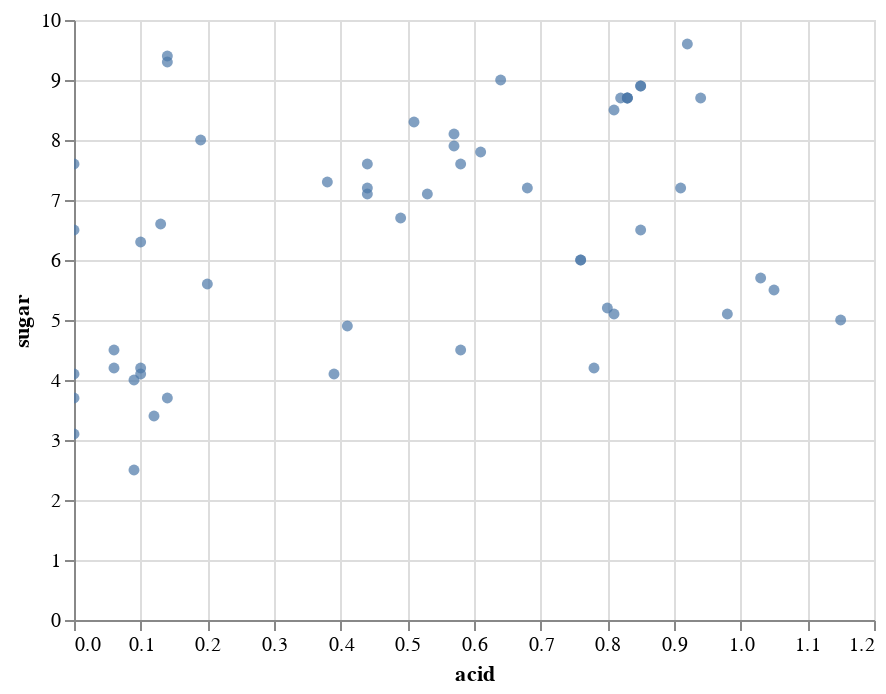

The notebook cell this image was saved under:
### Code cell
alt.Chart(cocktails).mark_circle().encode(x='acid', y='sugar').interactive()

### Figure 1 — Vega-Lite specification as saved in the notebook (floating-point values rounded to 4 significant figures)
{"config": {"view": {"continuousWidth": 400, "continuousHeight": 300}}, "data": {"name": "data-eef8cdb9f814de562d6e0a7156484812"}, "mark": "circle", "encoding": {"x": {"type": "quantitative", "field": "acid"}, "y": {"type": "quantitative", "field": "sugar"}}, "selection": {"selector001": {"type": "interval", "bind": "scales", "encodings": ["x", "y"]}}, "$schema": "https://vega.github.io/schema/vega-lite/v4.8.1.json", "datasets": {"data-eef8cdb9f814de562d6e0a7156484812": [{"name": "Pisco Sour", "abv": 12.1, "acid": 0.68, "sugar": 7.2, "type": "eggwhite", "index": 5, "instructions": "Dry shake, shake with ice, coupe. Add 3 drops of Anostura or Amargo Chuncho.", "ingredients": "2 oz pisco (40% abv)<br/>1 oz egg white<br/>3/4 oz lime juice<br/>3/4 oz simple syrup", "ncotw": "not yet"}, {"name": "Pink Lady", "abv": 12.4, "acid": 0.64, "sugar": 9.0, "type": "eggwhite", "index": 6, "instructions": "Dry shake, shake with ice, coupe.", "ingredients": "1 1/2 oz Plymouth gin<br/>1 oz egg white<br/>3/4 oz lemon juice<br/>1/2 oz Grenadine<br/>1/2 oz simple syrup<br/>1/2 oz Lairds Applejack Bottled in Bond", "ncotw": "not yet"}, {"name": "Clover Club", "abv": 13.6, "acid": 0.49, "sugar": 6.7, "type": "eggwhite", "index": 7, "instructions": "Dry shake, shake with ice, coupe. Garnish with a raspberry", "ingredients": "2 oz Plymouth gin<br/>1 oz egg white<br/>1/2 oz Dolin dry vermouth<br/>1/2 oz raspberry syrup<br/>1/2 oz lemon juice<br/>1 oz egg white", "ncotw": "<a href=\"https://www.reddit.com/r/cocktails/comments/1go8m1/not_cocktail_of_the_week_24_clover_club/\">#24</a>"}, {"name": "Whiskey Sour", "abv": 15.2, "acid": 0.53, "sugar": 7.1, "type": "eggwhite", "index": 8, "instructions": "Dry shake, shake with ice, coupe.", "ingredients": "2 oz rye (50% abv)<br/>3/4 oz simple syrup<br/>0.625 oz lemon juice<br/>2 drops saline solution<br/>1 oz egg white", "ncotw": "not yet"}, {"name": "Daiquiri with More Lime", "abv": 14.7, "acid": 0.94, "sugar": 8.7, "type": "shaken", "index": 9, "instructions": "Shake, coupe.", "ingredients": "2 oz white rum (40% abv)<br/>0.875 oz lime juice<br/>3/4 oz simple syrup", "ncotw": "<a href=\"https://www.reddit.com/r/cocktails/comments/1i0sbt/not_cocktail_of_the_week_27_daiquiri/\">#27</a>"}, {"name": "Honeysuckle", "abv": 15.0, "acid": 0.85, "sugar": 8.9, "type": "shaken", "index": 10, "instructions": "Shake, coupe. Garnish with lime wheel.", "ingredients": "2 oz white rum (40% abv)<br/>3/4 oz lime juice<br/>3/4 oz honey syrup", "ncotw": "<a href=\"https://www.reddit.com/r/cocktails/comments/1kd90i/not_cocktail_of_the_week_32_bees_knees/\">#32</a>"}, {"name": "Classic Daiquiri", "abv": 15.0, "acid": 0.85, "sugar": 8.9, "type": "shaken", "index": 11, "instructions": "Shake, coupe.", "ingredients": "2 oz white rum (40% abv)<br/>3/4 oz lime juice<br/>3/4 oz simple syrup", "ncotw": "<a href=\"https://www.reddit.com/r/cocktails/comments/1i0sbt/not_cocktail_of_the_week_27_daiquiri/\">#27</a>"}, {"name": "Blood and Sand", "abv": 15.6, "acid": 0.19, "sugar": 8.0, "type": "shaken", "index": 12, "instructions": "Shake, coupe. (Optionally flamed) orange twist.", "ingredients": "1 oz Scotch (43% abv)<br/>3/4 oz Cherry Herring<br/>3/4 oz sweet vermouth<br> 1/2 oz orange jucie", "ncotw": "<a href=\"https://www.reddit.com/r/cocktails/comments/1yds2e/not_cocktail_of_the_week_59_blood_and_sand/\">#59</a>"}, {"name": "Alexander", "abv": 16.4, "acid": 0.0, "sugar": 3.1, "type": "shaken", "index": 13, "instructions": "Shake, coupe. Grated nutmeg.", "ingredients": "2 oz Cognac (41% abv)<br/>1 oz heavy cream<br/>1/4 oz Demerara syrup", "ncotw": "not yet"}, {"name": "Hemingway Daiquiri", "abv": 16.5, "acid": 0.98, "sugar": 5.1, "type": "shaken", "index": 14, "instructions": "Shake, coupe. Garnish with lime wheel.", "ingredients": "2 oz white rum (40% abv)<br/>3/4 oz lime juice<br/>1/2 oz grapefruit juice<br/>1/2 oz Luxardo Maraschino<br/>2 drops saline solution", "ncotw": "<a href=\"https://www.reddit.com/r/cocktails/comments/1i0sbt/not_cocktail_of_the_week_27_daiquiri/\">#27</a>"}, {"name": "Brown Derby", "abv": 16.6, "acid": 0.44, "sugar": 7.6, "type": "shaken", "index": 15, "instructions": "Shake, coupe. Express and discard grapefruit twist.", "ingredients": "2 oz bourbon (45% abv)<br/>1 oz grapefruit juice<br/>1/2 oz honey syrup", "ncotw": "<a href=\"https://www.reddit.com/r/cocktails/comments/2a9ow3/not_cocktail_of_the_week_79_brown_derby/\">#79</a>"}, {"name": "Cosmopolitan (Modern/Bastardized)", "abv": 16.6, "acid": 1.05, "sugar": 5.5, "type": "shaken", "index": 16, "instructions": "Shake, coupe. Express and discard (optionally flamed) orange twist.", "ingredients": "1 1/2 oz Absolut Citron vodka<br/>3/4 oz Cointreau<br/>3/4 oz cranberry juice<br/>1/2 oz lime juice", "ncotw": "not yet"}, {"name": "Gold Rush", "abv": 17.2, "acid": 0.83, "sugar": 8.7, "type": "shaken", "index": 17, "instructions": "Shake, server over large rock.", "ingredients": "2 oz bourbon (47% abv)<br/>3/4 oz lemon juice<br/>3/4 oz honey syrup", "ncotw": "not yet"}, {"name": "Southside", "abv": 17.2, "acid": 0.83, "sugar": 8.7, "type": "shaken", "index": 18, "instructions": "Shake with handful mint, coupe. Garnish with mint.", "ingredients": "2 oz gin (47% abv)<br/>3/4 oz lemon juice<br/>3/4 oz simple syrup", "ncotw": "<a href=\"https://www.reddit.com/r/cocktails/comments/1jfrqi/not_cocktail_of_the_week_30_southside_and/\">#30</a>"}, {"name": "Bee's Knees", "abv": 17.2, "acid": 0.83, "sugar": 8.7, "type": "shaken", "index": 19, "instructions": "Shake, coupe. Garnish with lemon wheel.", "ingredients": "2 oz gin (47% abv)<br/>3/4 oz lemon juice<br/>3/4 oz honey syrup", "ncotw": "<a href=\"https://www.reddit.com/r/cocktails/comments/1kd90i/not_cocktail_of_the_week_32_bees_knees/\">#32</a>"}, {"name": "20th Century Cocktail", "abv": 17.3, "acid": 0.85, "sugar": 6.5, "type": "shaken", "index": 20, "instructions": "Shake, coupe.", "ingredients": "1 1/2 oz gin (47% abv)<br/>3/4 oz lemon juice<br/>3/4 oz white crme de cacao<br/>3/4 oz Lillet Blanc", "ncotw": "<a href=\"https://www.reddit.com/r/cocktails/comments/2377jm/not_cocktail_of_the_week_67_the_20th_century/\">#67</a>"}, {"name": "Fresh Lime Gimlet", "abv": 17.3, "acid": 0.82, "sugar": 8.7, "type": "shaken", "index": 21, "instructions": "Shake, coupe. Garnish with lime wheel.", "ingredients": "2 oz gin (47.4% abv)<br/>3/4 oz lime juice<br/>3/4 oz simple syrup", "ncotw": "<a href=\"https://www.reddit.com/r/cocktails/comments/28i1dn/not_cocktail_of_the_week_76_gimlet/\">#76</a>"}, {"name": "Corpse Reviver #2", "abv": 17.4, "acid": 1.03, "sugar": 5.7, "type": "shaken", "index": 22, "instructions": "Shake, coupe. Express and discard orange twist.", "ingredients": "3/4 oz lemon juice<br/>3/4 oz gin (47% abv)<br/>3/4 oz Cointreau<br/>3/4 oz Lillet Blanc", "ncotw": "<a href=\"https://www.reddit.com/r/cocktails/comments/1779xr/ncotw_3_corpse_reviver_2/\">#3</a>"}, {"name": "Jack Rose", "abv": 18.2, "acid": 0.81, "sugar": 8.5, "type": "shaken", "index": 23, "instructions": "Shake, coupe.", "ingredients": "2 oz apple brandy (50% abv)<br/>3/4 oz Grenadine<br/>3/4 oz lemon juice<br>1 dash Angostura bitters", "ncotw": "<a href=\"https://www.reddit.com/r/cocktails/comments/1bnysd/not_cocktail_of_the_week_13_jack_rose/\">#13</a>"}, {"name": "Margarita", "abv": 18.5, "acid": 0.76, "sugar": 6.0, "type": "shaken", "index": 24, "instructions": "Shake, coupe (optionally salted rim).", "ingredients": "2 oz blanco tequila (40% abv)<br/>3/4 oz lime juice<br/>3/4 oz Cointreau<br/>1/4 oz simple syrup<br/>5 drops saline solution", "ncotw": "not yet"}, {"name": "Aviation", "abv": 18.7, "acid": 0.81, "sugar": 5.1, "type": "shaken", "index": 25, "instructions": "Shake, coupe.", "ingredients": "2 oz Plymouth gin<br/>3/4 oz lemon juice<br/>1/2 oz Luxardo Maraschino<br/>1/4 oz crem de violette", "ncotw": "not yet"}, {"name": "Sidecar", "abv": 18.9, "acid": 0.76, "sugar": 6.0, "type": "shaken", "index": 26, "instructions": "Shake, coupe. Express and discard orange twist.", "ingredients": "2 oz Cognac (41% abv)<br/>3/4 oz Cointreau<br/>3/4 oz lemon juice<br/>1/4 oz simple syrup", "ncotw": "<a href=\"https://www.reddit.com/r/cocktails/comments/19cmfw/not_cocktail_of_the_week_8_sidecar/\">#8</a>"}, {"name": "Champs-Elysses", "abv": 19.7, "acid": 0.8, "sugar": 5.2, "type": "shaken", "index": 27, "instructions": "Shake, coupe. Express and discard lemon twist.", "ingredients": "2 oz Cognac (41% abv)<br/>3/4 oz lemon juice<br/>1/2 oz Green Chartreuse<br/>1/4 oz simple syrup<br/>1 dash Angostura bitters", "ncotw": "<a href=\"https://www.reddit.com/r/cocktails/comments/209moq/not_cocktail_of_the_week_62_champs_%C3%A9lys%C3%A9es/\">#62</a>"}, {"name": "Last Word", "abv": 20.0, "acid": 0.92, "sugar": 9.6, "type": "shaken", "index": 28, "instructions": "Shake, coupe.", "ingredients": "3/4 oz lime juice<br/>3/4 oz Green Chartreuse<br/>3/4 oz Luxardo Marschino<b4/>3/4 oz Plymouth gin<br/>2 drop saline", "ncotw": "<a href=\"https://www.reddit.com/r/cocktails/comments/14c11h/cocktail_of_the_week_1_last_word/\">COTW #1</a>"}, {"name": "Between the Sheets", "abv": 20.1, "acid": 0.58, "sugar": 4.5, "type": "shaken", "index": 29, "instructions": "Shake, coupe. Express and discard lemon twist.", "ingredients": "1 1/2 oz Cognac (41% abv)<br/>3/4 oz Curacao<br/>1/2 oz white rum (40% abv)<br/>1/2 oz lemon juice", "ncotw": "<a href=\"https://www.reddit.com/r/cocktails/comments/1xqbox/not_cocktail_of_the_week_58_between_the_sheets/\">#58</a>"}, {"name": "Brady Crusta", "abv": 20.2, "acid": 0.58, "sugar": 7.6, "type": "shaken", "index": 30, "instructions": "Shake, coupe (sugar-rimmed). Large lemon spiral.", "ingredients": "2 oz Cognac (41% abv)<br/>1/2 oz Curacao<br/>1/2 oz lemon juice<br/>1/4 oz Luxardo Maraschino", "ncotw": "not yet"}, {"name": "Pegu Club", "abv": 21.0, "acid": 0.78, "sugar": 4.2, "type": "shaken", "index": 31, "instructions": "Shake, coupe. Garnish with lime wheel.", "ingredients": "2 oz gin (47.3% abv)<br/>3/4 oz lime juice<br/>3/4 oz Curacao<br/>1 dash orange bitters<br/>1 dash Angostura bitters", "ncotw": "<a href=\"https://www.reddit.com/r/cocktails/comments/1c3psn/not_cocktail_of_the_week_14_pegu_club/\">#14</a>"}, {"name": "Blinker", "abv": 21.4, "acid": 0.39, "sugar": 4.1, "type": "shaken", "index": 32, "instructions": "Shake, coupe.", "ingredients": "2 oz rye (50% abv)<br/>3/4 oz grapefruit juice<br/>1 bsp raspberry syrup", "ncotw": "not yet"}, {"name": "Negroni", "abv": 20.7, "acid": 0.14, "sugar": 9.4, "type": "stirred", "index": 33, "instructions": "Stir. Coupe or over a large rock. Orange or grapefruit twist.", "ingredients": "1 oz sweet vermouth<br/>1 oz gin (47.3% abv)<br/>1 oz Campari", "ncotw": "<a href=\"https://www.reddit.com/r/cocktails/comments/1aoe1c/not_cocktail_of_the_week_11_negroni/\">#11</a>"}, {"name": "Blackthorn", "abv": 21.1, "acid": 0.1, "sugar": 6.3, "type": "stirred", "index": 34, "instructions": "Stir, coupe. Orange twist.", "ingredients": "1 1/2 oz Plymouth gin<br/>3/4 oz sweet vermouth<br/>3/4 oz sloe gin<br/>2 dashes orange bitters", "ncotw": "not yet"}, {"name": "Hanky Panky", "abv": 22.4, "acid": 0.2, "sugar": 5.6, "type": "stirred", "index": 35, "instructions": "Stir, coupe. Orange twist.", "ingredients": "1 1/2 oz sweet vermouth<br/>1 1/2 oz gin (47% abv)<br/>1 bsp Fernet Branca", "ncotw": "<a href=\"https://www.reddit.com/r/cocktails/comments/5c2njb/not_cocktail_of_the_week_123_hanky_panky/\">#123</a>"}, {"name": "Martinez", "abv": 22.5, "acid": 0.13, "sugar": 6.6, "type": "stirred", "index": 36, "instructions": "Stir, coupe. Lemon twist.", "ingredients": "2 oz Old Tom gin (40% abv)<br/>1 oz sweet vermouth<br/>1/4 oz Luxardo Maraschino<br/>1 dash Angostura bitters<br/>1 dash orange bitters", "ncotw": "<a href=\"https://www.reddit.com/r/cocktails/comments/1ck6v2/not_cocktail_of_the_week_15_martinez/\">#15</a>"}, {"name": "Manhatan (Boubon, 45% abv)", "abv": 24.6, "acid": 0.14, "sugar": 3.7, "type": "stirred", "index": 37, "instructions": "Stir, coupe. Orange twist or cherry.", "ingredients": "2 oz bourbon (45% abv)<br/>1 oz sweet vermouth<br/>2 dashes Angostura bitters", "ncotw": "<a href=\"https://www.reddit.com/r/cocktails/comments/16pciv/not_cocktail_of_the_week_2_the_manhattan/\">#2</a>"}, {"name": "Bobby Burns", "abv": 24.9, "acid": 0.1, "sugar": 4.2, "type": "stirred", "index": 38, "instructions": "Stir, coupe. Lemon twist.", "ingredients": "2 oz Scotch (43% abv)<br/>3/4 oz sweet vermouth<br/>1/4 oz Benedictine", "ncotw": "<a href=\"https://www.reddit.com/r/cocktails/comments/169jv7/cocktail_of_the_week_3_bobby_burns/\">#1</a>"}, {"name": "Rob Roy", "abv": 25.5, "acid": 0.09, "sugar": 2.5, "type": "stirred", "index": 39, "instructions": "Stir, coupe. Lemon twist.", "ingredients": "2.5 oz Scotch (43% abv)<br/>3/4 oz sweet vermouth<br/>2 dashes Angostura bitters", "ncotw": "<a href=\"https://www.reddit.com/r/cocktails/comments/2owdug/not_cocktail_of_the_week_101_rob_roy/\">#101</a>"}, {"name": "Old Pal", "abv": 25.6, "acid": 0.09, "sugar": 4.0, "type": "stirred", "index": 40, "instructions": "Stir, coupe.", "ingredients": "2 oz rye (50% abv)<br/>3/4 oz Campari<br/>3/4 oz dry vermouth", "ncotw": "<a href=\"https://www.reddit.com/r/cocktails/comments/2sfsns/not_cocktail_of_the_week_105_old_pal/\">#105</a>"}, {"name": "Vieux Carre", "abv": 25.9, "acid": 0.1, "sugar": 4.1, "type": "stirred", "index": 41, "instructions": "Stir, serve over large rock.", "ingredients": "1 oz rye (50% abv)<br/>1 oz Cognac (41% abv)<br/>3/4 oz sweet vermouth<br/>1/4 oz Benedictine<br/>1 dash Angostura bitters<br/>1 dash Peychaud's bitters", "ncotw": "<a href=\"https://www.reddit.com/r/cocktails/comments/1a8cs5/not_cocktail_of_the_week_10_vieux_carr%C3%A9/\">#10</a>"}, {"name": "Brooklyn", "abv": 26.3, "acid": 0.06, "sugar": 4.2, "type": "stirred", "index": 42, "instructions": "Stir, coupe. Garnish with cherry.", "ingredients": "2 oz rye (50% abv)<br/>1/2 oz Amer Picon<br/>1/2 oz dry vermouth<br/>1/4 oz Luxardo Maraschino<br/>1 dash Angostura bitters", "ncotw": "<a href=\"https://www.reddit.com/r/cocktails/comments/2ni3ba/not_cocktail_of_the_week_99_the_brooklyn/\">#99</a>"}, {"name": "Bijou", "abv": 27.1, "acid": 0.14, "sugar": 9.3, "type": "stirred", "index": 43, "instructions": "Stir, coupe. Lemon twist or cherry.", "ingredients": "1 oz gin (47.3% abv)<br/>1 oz sweet vermouth<br/>1 oz Green Chartreuse<br/>1 dash orange bitters", "ncotw": "<a href=\"https://www.reddit.com/r/cocktails/comments/2ypbjw/not_cocktail_of_the_week_109_bijou/\">#109</a>"}, {"name": "Manhatan (Rye, 50% abv)", "abv": 27.2, "acid": 0.12, "sugar": 3.4, "type": "stirred", "index": 44, "instructions": "Stir, coupe. Orange twist or cherry.", "ingredients": "2 oz rye (50% abv)<br/>0.875 oz sweet vermouth<br/>2 dashes Angostura bitters", "ncotw": "<a href=\"https://www.reddit.com/r/cocktails/comments/16pciv/not_cocktail_of_the_week_2_the_manhattan/\">#2</a>"}, {"name": "Rusty Nail", "abv": 28.8, "acid": 0.0, "sugar": 4.1, "type": "stirred", "index": 45, "instructions": "Stir, serve over large rock. Lemon peel.", "ingredients": "2 oz Scotch (43% abv)<br/>1/2 oz Drambuie", "ncotw": "not yet"}, {"name": "Improved Whiskey Cocktail", "abv": 29.3, "acid": 0.0, "sugar": 6.5, "type": "stirred", "index": 46, "instructions": "Stir, sever over large rock in absinthe-rinsed glass. Lemon twist.", "ingredients": "2 oz rye (50% abv)<br/>1/4 oz Luxardo Maraschino<br/>1/4 oz simple syrup<br/>2 dashes Angostura bitters", "ncotw": "<a href=\"https://www.reddit.com/r/cocktails/comments/1hkxy5/not_cocktail_of_the_week_26_improved_whiskey/\">#26</a>"}, {"name": "De La Louisiane", "abv": 29.3, "acid": 0.06, "sugar": 4.5, "type": "stirred", "index": 47, "instructions": "Stir, coupe. Garnish with cherry.", "ingredients": "2 oz rye (50% abv)<br/>1/2 oz Benedictine<br/>1/2 oz sweet vermouth<br/>3 dashes Peychaud's bitters<br/>3 dashes Angostura bitters<br/>3 dashes absinthe", "ncotw": "<a href=\"https://www.reddit.com/r/cocktails/comments/2tzik7/not_cocktail_of_the_week_106_cocktail_a_la/\">#106</a>"}, {"name": "Widow's Kiss", "abv": 32.3, "acid": 0.0, "sugar": 3.7, "type": "stirred", "index": 48, "instructions": "Stir, coupe.", "ingredients": "2 oz apple brandy (50% abv)<br/>1/4 oz Benedictine<br/>1/4 oz Yellow Chartreuse", "ncotw": "<a href=\"https://www.reddit.com/r/cocktails/comments/1toslc/not_cocktail_of_the_week_51_widows_kiss/\">#51</a>"}, {"name": "Old Fashioned", "abv": 32.1, "acid": 0.0, "sugar": 7.6, "type": "built", "index": 49, "instructions": "Build over large rock in old-fashioned glass. Orange twist.", "ingredients": "2 oz bourbon<br/>3/8 oz simple syrup<br/>2 dashes Angostura bitters", "ncotw": "<a href=\"https://www.reddit.com/r/cocktails/comments/1u7nb3/not_cocktail_of_the_week_52_oldfashioned/\">#52</a>"}, {"name": "Blender Daiquiri", "abv": 15.0, "acid": 0.57, "sugar": 8.1, "type": "blended", "index": 50, "instructions": "Blend with 120 g ice, strain, coupe.", "ingredients": "2 1/2 oz water<br/>2 1/4 oz sugard 80-proof rum<br/>1/2 oz lime juice<br/>4 drops saline solution", "ncotw": "not yet"}, {"name": "Blender Margarita", "abv": 17.2, "acid": 0.57, "sugar": 7.9, "type": "blended", "index": 51, "instructions": "Blend with 120 g ice, strain, coupe.", "ingredients": "2 1/2 oz water<br/>1 oz Cointreau<br/>3/4 oz white mezcal<br/>1/2 oz Yellow Chartreuse<br/>1/2 oz lime juice<br/>10 drops Hellfire bitters", "ncotw": "not yet"}, {"name": "Blender Whiskey Sour", "abv": 16.7, "acid": 0.61, "sugar": 7.8, "type": "blended", "index": 52, "instructions": "Blend with 120 g ice, strain, coupe.", "ingredients": "2 1/2 oz water<br/>2 oz sugared 100-proof rye<br/>1/2 oz lemon juice<br/>1/4 oz orange juice<br/>4 drops saline solution", "ncotw": "not yet"}, {"name": "Carbonated Margarita", "abv": 14.2, "acid": 0.44, "sugar": 7.1, "type": "carbonated", "index": 53, "instructions": "Chill, carbonate.", "ingredients": "2 1/2 oz water<br/>2 oz blanco tequila (40% abv)<br/>5/8 oz simple syrip<br/>3/8 oz clarified lime juice<br/>4 drops saline solution", "ncotw": "not yet"}, {"name": "Carbonated Whiskey Sour", "abv": 15.2, "acid": 0.44, "sugar": 7.2, "type": "carbonated", "index": 54, "instructions": "Chill, carbonate.", "ingredients": "5/8 oz water<br/>1 3/4 oz bourbon<br/>5/8 oz simple syrup<br/>3/8 oz clarified lime juice<br/>2 drops saline solution", "ncotw": "not yet"}, {"name": "Gin and Tonic (Dry)", "abv": 15.4, "acid": 0.41, "sugar": 4.9, "type": "carbonated", "index": 55, "instructions": "Chill, carbonate.", "ingredients": "7/8 oz water<br/>1 3/4 oz gin (47.3% abv)<br/>3/8 oz quinine simple syrup<br/>3/8 oz clarified lime juice<br/>2 drops saline solution", "ncotw": "not yet"}, {"name": "Carbonated Negroni", "abv": 16.0, "acid": 0.38, "sugar": 7.3, "type": "carbonated", "index": 56, "instructions": "Chill, carbonate. Express and discard grapefruit twist.", "ingredients": "2 1/4 oz water<br/>1 oz sweet vermouth<br/>1 oz gin  (47.3% abv)<br/>1 oz Campari<br/>1/4 oz clarified lime juice or champagne acid<br/>2 drops saline solution", "ncotw": "not yet"}, {"name": "Gin and Juice Centrifuge", "abv": 15.8, "acid": 0.91, "sugar": 7.2, "type": "carbonated", "index": 57, "instructions": "Chill, carbonate.", "ingredients": "1 6/8 oz centrifuge-clarified grapefruit juice<br/>1 6/8 oz gin<br/>1 3/8 oz water<br/>3/8 oz simple<br/>4 dashes champagne acid", "ncotw": "not yet"}, {"name": "Gin and Juice Agar", "abv": 16.9, "acid": 1.15, "sugar": 5.0, "type": "carbonated", "index": 58, "instructions": "Chill, carbonate.", "ingredients": "2 5/8 oz agar-clarified grapefruit juice<br/>2 oz gin<br/>7/8 oz water<br/>2 drops saline solution", "ncotw": "not yet"}, {"name": "Chartruth", "abv": 18.0, "acid": 0.51, "sugar": 8.3, "type": "carbonated", "index": 59, "instructions": "Chill, carbonate.", "ingredients": "3 1/4 oz water<br/>1 3/4 oz Green Chartreuse<br/>1/2 oz clarified lime juice", "ncotw": "not yet"}]}}
